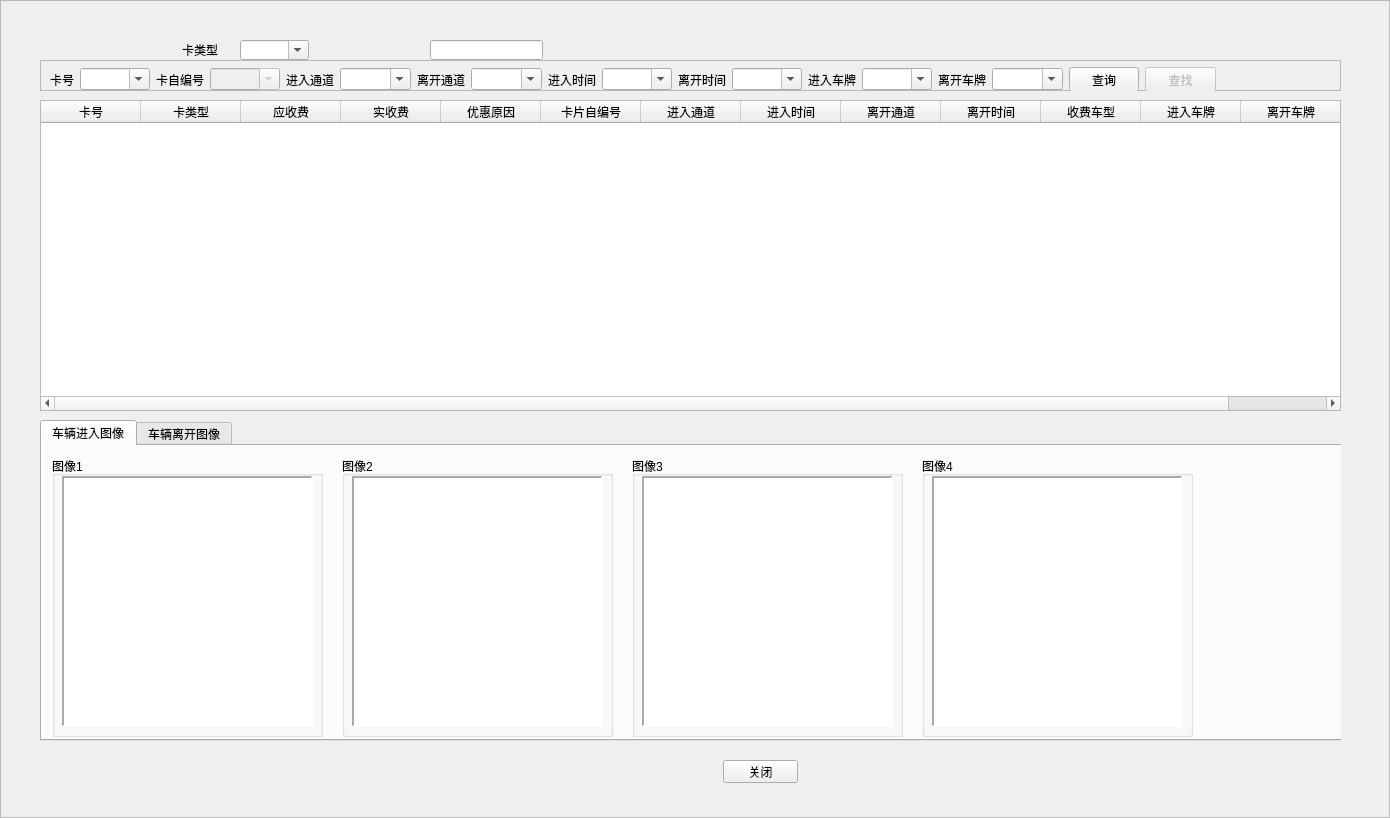
<?xml version="1.0" encoding="UTF-8"?>
<ui version="4.0">
 <class>CAccess2Records</class>
 <widget class="QFrame" name="CAccess2Records">
  <property name="geometry">
   <rect>
    <x>0</x>
    <y>0</y>
    <width>1390</width>
    <height>818</height>
   </rect>
  </property>
  <property name="windowTitle">
   <string>出入记录</string>
  </property>
  <property name="styleSheet">
   <string notr="true">background-image:url(D:/WinParkUI/debug/Image/NewIcon/CommonBigBG-normal.jpg);</string>
  </property>
  <property name="frameShape">
   <enum>QFrame::StyledPanel</enum>
  </property>
  <property name="frameShadow">
   <enum>QFrame::Raised</enum>
  </property>
  <widget class="QWidget" name="widget" native="true">
   <property name="geometry">
    <rect>
     <x>40</x>
     <y>60</y>
     <width>1301</width>
     <height>731</height>
    </rect>
   </property>
   <property name="styleSheet">
    <string notr="true">background-image:url(none);</string>
   </property>
   <widget class="QTableWidget" name="tableAccessRecord">
    <property name="geometry">
     <rect>
      <x>0</x>
      <y>40</y>
      <width>1301</width>
      <height>311</height>
     </rect>
    </property>
    <property name="toolTip">
     <string>单击【卡号列】查看进出图片。
双击单元格查看库中库记录。</string>
    </property>
    <property name="styleSheet">
     <string notr="true">background-image:url(none);</string>
    </property>
    <property name="selectionMode">
     <enum>QAbstractItemView::SingleSelection</enum>
    </property>
    <property name="selectionBehavior">
     <enum>QAbstractItemView::SelectRows</enum>
    </property>
    <column>
     <property name="text">
      <string>卡号</string>
     </property>
    </column>
    <column>
     <property name="text">
      <string>卡类型</string>
     </property>
    </column>
    <column>
     <property name="text">
      <string>应收费</string>
     </property>
    </column>
    <column>
     <property name="text">
      <string>实收费</string>
     </property>
    </column>
    <column>
     <property name="text">
      <string>优惠原因</string>
     </property>
    </column>
    <column>
     <property name="text">
      <string>卡片自编号</string>
     </property>
    </column>
    <column>
     <property name="text">
      <string>进入通道</string>
     </property>
    </column>
    <column>
     <property name="text">
      <string>进入时间</string>
     </property>
    </column>
    <column>
     <property name="text">
      <string>离开通道</string>
     </property>
    </column>
    <column>
     <property name="text">
      <string>离开时间</string>
     </property>
    </column>
    <column>
     <property name="text">
      <string>收费车型</string>
     </property>
    </column>
    <column>
     <property name="text">
      <string>进入车牌</string>
     </property>
    </column>
    <column>
     <property name="text">
      <string>离开车牌</string>
     </property>
    </column>
   </widget>
   <widget class="QTabWidget" name="tabWidget">
    <property name="geometry">
     <rect>
      <x>0</x>
      <y>360</y>
      <width>1411</width>
      <height>321</height>
     </rect>
    </property>
    <property name="maximumSize">
     <size>
      <width>1421</width>
      <height>321</height>
     </size>
    </property>
    <property name="styleSheet">
     <string notr="true">background-image:url(none);</string>
    </property>
    <property name="currentIndex">
     <number>0</number>
    </property>
    <widget class="QWidget" name="tab">
     <attribute name="title">
      <string>车辆进入图像</string>
     </attribute>
     <widget class="QGroupBox" name="gb0">
      <property name="geometry">
       <rect>
        <x>10</x>
        <y>10</y>
        <width>271</width>
        <height>281</height>
       </rect>
      </property>
      <property name="styleSheet">
       <string notr="true">background-image:url(none);</string>
      </property>
      <property name="title">
       <string>图像1</string>
      </property>
      <widget class="QLabel" name="lblImg0">
       <property name="geometry">
        <rect>
         <x>10</x>
         <y>20</y>
         <width>251</width>
         <height>251</height>
        </rect>
       </property>
       <property name="styleSheet">
        <string notr="true">background-color: rgb(255, 255, 255);</string>
       </property>
       <property name="frameShape">
        <enum>QFrame::Panel</enum>
       </property>
       <property name="frameShadow">
        <enum>QFrame::Sunken</enum>
       </property>
       <property name="lineWidth">
        <number>2</number>
       </property>
       <property name="text">
        <string/>
       </property>
       <property name="scaledContents">
        <bool>true</bool>
       </property>
      </widget>
     </widget>
     <widget class="QGroupBox" name="gb1">
      <property name="geometry">
       <rect>
        <x>300</x>
        <y>10</y>
        <width>271</width>
        <height>281</height>
       </rect>
      </property>
      <property name="styleSheet">
       <string notr="true">background-image:url(none);</string>
      </property>
      <property name="title">
       <string>图像2</string>
      </property>
      <widget class="QLabel" name="lblImg1">
       <property name="geometry">
        <rect>
         <x>10</x>
         <y>20</y>
         <width>251</width>
         <height>251</height>
        </rect>
       </property>
       <property name="styleSheet">
        <string notr="true">background-color: rgb(255, 255, 255);</string>
       </property>
       <property name="frameShape">
        <enum>QFrame::Panel</enum>
       </property>
       <property name="frameShadow">
        <enum>QFrame::Sunken</enum>
       </property>
       <property name="lineWidth">
        <number>2</number>
       </property>
       <property name="text">
        <string/>
       </property>
       <property name="scaledContents">
        <bool>true</bool>
       </property>
      </widget>
     </widget>
     <widget class="QGroupBox" name="gb2">
      <property name="geometry">
       <rect>
        <x>590</x>
        <y>10</y>
        <width>271</width>
        <height>281</height>
       </rect>
      </property>
      <property name="styleSheet">
       <string notr="true">background-image:url(none);</string>
      </property>
      <property name="title">
       <string>图像3</string>
      </property>
      <widget class="QLabel" name="lblImg2">
       <property name="geometry">
        <rect>
         <x>10</x>
         <y>20</y>
         <width>251</width>
         <height>251</height>
        </rect>
       </property>
       <property name="styleSheet">
        <string notr="true">background-color: rgb(255, 255, 255);</string>
       </property>
       <property name="frameShape">
        <enum>QFrame::Panel</enum>
       </property>
       <property name="frameShadow">
        <enum>QFrame::Sunken</enum>
       </property>
       <property name="lineWidth">
        <number>2</number>
       </property>
       <property name="text">
        <string/>
       </property>
       <property name="scaledContents">
        <bool>true</bool>
       </property>
      </widget>
     </widget>
     <widget class="QGroupBox" name="gb3">
      <property name="geometry">
       <rect>
        <x>880</x>
        <y>10</y>
        <width>271</width>
        <height>281</height>
       </rect>
      </property>
      <property name="styleSheet">
       <string notr="true">background-image:url(none);</string>
      </property>
      <property name="title">
       <string>图像4</string>
      </property>
      <widget class="QLabel" name="lblImg3">
       <property name="geometry">
        <rect>
         <x>10</x>
         <y>20</y>
         <width>251</width>
         <height>251</height>
        </rect>
       </property>
       <property name="styleSheet">
        <string notr="true">background-color: rgb(255, 255, 255);</string>
       </property>
       <property name="frameShape">
        <enum>QFrame::Panel</enum>
       </property>
       <property name="frameShadow">
        <enum>QFrame::Sunken</enum>
       </property>
       <property name="lineWidth">
        <number>2</number>
       </property>
       <property name="text">
        <string/>
       </property>
       <property name="scaledContents">
        <bool>true</bool>
       </property>
      </widget>
     </widget>
    </widget>
    <widget class="QWidget" name="tab_2">
     <attribute name="title">
      <string>车辆离开图像</string>
     </attribute>
     <widget class="QGroupBox" name="gb5">
      <property name="geometry">
       <rect>
        <x>300</x>
        <y>10</y>
        <width>271</width>
        <height>281</height>
       </rect>
      </property>
      <property name="title">
       <string>图像2</string>
      </property>
      <widget class="QLabel" name="lblImg5">
       <property name="geometry">
        <rect>
         <x>10</x>
         <y>20</y>
         <width>251</width>
         <height>251</height>
        </rect>
       </property>
       <property name="styleSheet">
        <string notr="true">background-color: rgb(255, 255, 255);</string>
       </property>
       <property name="frameShape">
        <enum>QFrame::Panel</enum>
       </property>
       <property name="frameShadow">
        <enum>QFrame::Sunken</enum>
       </property>
       <property name="lineWidth">
        <number>2</number>
       </property>
       <property name="text">
        <string/>
       </property>
       <property name="scaledContents">
        <bool>true</bool>
       </property>
      </widget>
     </widget>
     <widget class="QGroupBox" name="gb4">
      <property name="geometry">
       <rect>
        <x>10</x>
        <y>10</y>
        <width>271</width>
        <height>281</height>
       </rect>
      </property>
      <property name="title">
       <string>图像1</string>
      </property>
      <widget class="QLabel" name="lblImg4">
       <property name="geometry">
        <rect>
         <x>10</x>
         <y>20</y>
         <width>251</width>
         <height>251</height>
        </rect>
       </property>
       <property name="styleSheet">
        <string notr="true">background-color: rgb(255, 255, 255);</string>
       </property>
       <property name="frameShape">
        <enum>QFrame::Panel</enum>
       </property>
       <property name="frameShadow">
        <enum>QFrame::Sunken</enum>
       </property>
       <property name="lineWidth">
        <number>2</number>
       </property>
       <property name="text">
        <string/>
       </property>
       <property name="scaledContents">
        <bool>true</bool>
       </property>
      </widget>
     </widget>
     <widget class="QGroupBox" name="gb6">
      <property name="geometry">
       <rect>
        <x>590</x>
        <y>10</y>
        <width>271</width>
        <height>281</height>
       </rect>
      </property>
      <property name="title">
       <string>图像3</string>
      </property>
      <widget class="QLabel" name="lblImg6">
       <property name="geometry">
        <rect>
         <x>10</x>
         <y>20</y>
         <width>251</width>
         <height>251</height>
        </rect>
       </property>
       <property name="styleSheet">
        <string notr="true">background-color: rgb(255, 255, 255);</string>
       </property>
       <property name="frameShape">
        <enum>QFrame::Panel</enum>
       </property>
       <property name="frameShadow">
        <enum>QFrame::Sunken</enum>
       </property>
       <property name="lineWidth">
        <number>2</number>
       </property>
       <property name="text">
        <string/>
       </property>
       <property name="scaledContents">
        <bool>true</bool>
       </property>
      </widget>
     </widget>
     <widget class="QGroupBox" name="gb7">
      <property name="geometry">
       <rect>
        <x>880</x>
        <y>10</y>
        <width>271</width>
        <height>281</height>
       </rect>
      </property>
      <property name="title">
       <string>图像4</string>
      </property>
      <widget class="QGroupBox" name="groupBox_11">
       <property name="geometry">
        <rect>
         <x>-440</x>
         <y>0</y>
         <width>131</width>
         <height>201</height>
        </rect>
       </property>
       <property name="title">
        <string>图像1</string>
       </property>
       <widget class="QGraphicsView" name="graphicsView_11">
        <property name="geometry">
         <rect>
          <x>0</x>
          <y>20</y>
          <width>111</width>
          <height>171</height>
         </rect>
        </property>
       </widget>
      </widget>
      <widget class="QGroupBox" name="groupBox_12">
       <property name="geometry">
        <rect>
         <x>-290</x>
         <y>0</y>
         <width>131</width>
         <height>201</height>
        </rect>
       </property>
       <property name="title">
        <string>图像2</string>
       </property>
       <widget class="QGraphicsView" name="graphicsView_12">
        <property name="geometry">
         <rect>
          <x>10</x>
          <y>20</y>
          <width>111</width>
          <height>171</height>
         </rect>
        </property>
       </widget>
      </widget>
      <widget class="QGroupBox" name="groupBox_13">
       <property name="geometry">
        <rect>
         <x>-140</x>
         <y>0</y>
         <width>131</width>
         <height>201</height>
        </rect>
       </property>
       <property name="title">
        <string>图像3</string>
       </property>
       <widget class="QGraphicsView" name="graphicsView_13">
        <property name="geometry">
         <rect>
          <x>10</x>
          <y>20</y>
          <width>111</width>
          <height>171</height>
         </rect>
        </property>
       </widget>
      </widget>
      <widget class="QLabel" name="lblImg7">
       <property name="geometry">
        <rect>
         <x>10</x>
         <y>20</y>
         <width>251</width>
         <height>251</height>
        </rect>
       </property>
       <property name="styleSheet">
        <string notr="true">background-color: rgb(255, 255, 255);</string>
       </property>
       <property name="frameShape">
        <enum>QFrame::Panel</enum>
       </property>
       <property name="frameShadow">
        <enum>QFrame::Sunken</enum>
       </property>
       <property name="lineWidth">
        <number>2</number>
       </property>
       <property name="text">
        <string/>
       </property>
       <property name="scaledContents">
        <bool>true</bool>
       </property>
      </widget>
     </widget>
    </widget>
   </widget>
   <widget class="QPushButton" name="btnMinimalize">
    <property name="geometry">
     <rect>
      <x>683</x>
      <y>700</y>
      <width>75</width>
      <height>23</height>
     </rect>
    </property>
    <property name="styleSheet">
     <string notr="true">background-image:url(none);</string>
    </property>
    <property name="text">
     <string>关闭</string>
    </property>
   </widget>
   <widget class="QFrame" name="frame">
    <property name="geometry">
     <rect>
      <x>0</x>
      <y>0</y>
      <width>1301</width>
      <height>31</height>
     </rect>
    </property>
    <property name="frameShape">
     <enum>QFrame::StyledPanel</enum>
    </property>
    <property name="frameShadow">
     <enum>QFrame::Raised</enum>
    </property>
    <widget class="QWidget" name="layoutWidget">
     <property name="geometry">
      <rect>
       <x>10</x>
       <y>7</y>
       <width>1166</width>
       <height>25</height>
      </rect>
     </property>
     <layout class="QHBoxLayout" name="horizontalLayout">
      <item>
       <widget class="QLabel" name="label">
        <property name="text">
         <string>卡号</string>
        </property>
        <property name="alignment">
         <set>Qt::AlignRight|Qt::AlignTrailing|Qt::AlignVCenter</set>
        </property>
       </widget>
      </item>
      <item>
       <widget class="QComboBox" name="cb0">
        <property name="statusTip">
         <string>cardno like '%%1%'</string>
        </property>
        <property name="editable">
         <bool>true</bool>
        </property>
       </widget>
      </item>
      <item>
       <widget class="QLabel" name="label_3">
        <property name="text">
         <string>卡自编号</string>
        </property>
       </widget>
      </item>
      <item>
       <widget class="QComboBox" name="cb2">
        <property name="enabled">
         <bool>false</bool>
        </property>
        <property name="statusTip">
         <string>cardselfno like '%%1%'</string>
        </property>
        <property name="editable">
         <bool>true</bool>
        </property>
       </widget>
      </item>
      <item>
       <widget class="QLabel" name="label_7">
        <property name="text">
         <string>进入通道</string>
        </property>
        <property name="alignment">
         <set>Qt::AlignRight|Qt::AlignTrailing|Qt::AlignVCenter</set>
        </property>
       </widget>
      </item>
      <item>
       <widget class="QComboBox" name="cb3">
        <property name="statusTip">
         <string>inshebeiname like '%%1%'</string>
        </property>
        <property name="editable">
         <bool>true</bool>
        </property>
       </widget>
      </item>
      <item>
       <widget class="QLabel" name="label_8">
        <property name="text">
         <string>离开通道</string>
        </property>
        <property name="alignment">
         <set>Qt::AlignRight|Qt::AlignTrailing|Qt::AlignVCenter</set>
        </property>
       </widget>
      </item>
      <item>
       <widget class="QComboBox" name="cb4">
        <property name="statusTip">
         <string>outshebeiname like '%%1%'</string>
        </property>
        <property name="editable">
         <bool>true</bool>
        </property>
       </widget>
      </item>
      <item>
       <widget class="QLabel" name="label_9">
        <property name="text">
         <string>进入时间</string>
        </property>
        <property name="alignment">
         <set>Qt::AlignRight|Qt::AlignTrailing|Qt::AlignVCenter</set>
        </property>
       </widget>
      </item>
      <item>
       <widget class="QComboBox" name="cb5">
        <property name="statusTip">
         <string>intime like '%%1%'</string>
        </property>
        <property name="editable">
         <bool>true</bool>
        </property>
       </widget>
      </item>
      <item>
       <widget class="QLabel" name="label_10">
        <property name="text">
         <string>离开时间</string>
        </property>
        <property name="alignment">
         <set>Qt::AlignRight|Qt::AlignTrailing|Qt::AlignVCenter</set>
        </property>
       </widget>
      </item>
      <item>
       <widget class="QComboBox" name="cb6">
        <property name="statusTip">
         <string>outtime like '%%1%'</string>
        </property>
        <property name="editable">
         <bool>true</bool>
        </property>
       </widget>
      </item>
      <item>
       <widget class="QLabel" name="label_12">
        <property name="text">
         <string>进入车牌</string>
        </property>
        <property name="alignment">
         <set>Qt::AlignRight|Qt::AlignTrailing|Qt::AlignVCenter</set>
        </property>
       </widget>
      </item>
      <item>
       <widget class="QComboBox" name="cb7">
        <property name="statusTip">
         <string>carcp like '%%1%'</string>
        </property>
        <property name="editable">
         <bool>true</bool>
        </property>
       </widget>
      </item>
      <item>
       <widget class="QLabel" name="label_11">
        <property name="text">
         <string>离开车牌</string>
        </property>
        <property name="alignment">
         <set>Qt::AlignRight|Qt::AlignTrailing|Qt::AlignVCenter</set>
        </property>
       </widget>
      </item>
      <item>
       <widget class="QComboBox" name="cb8">
        <property name="statusTip">
         <string>carcpout like '%%1%'</string>
        </property>
        <property name="editable">
         <bool>true</bool>
        </property>
       </widget>
      </item>
      <item>
       <widget class="QPushButton" name="btnQuery">
        <property name="toolTip">
         <string>全【无】查询所有记录。</string>
        </property>
        <property name="text">
         <string>查询</string>
        </property>
       </widget>
      </item>
      <item>
       <widget class="QPushButton" name="btnSerach">
        <property name="enabled">
         <bool>false</bool>
        </property>
        <property name="text">
         <string>查找</string>
        </property>
       </widget>
      </item>
     </layout>
    </widget>
   </widget>
  </widget>
  <widget class="QLabel" name="lblTitle">
   <property name="geometry">
    <rect>
     <x>30</x>
     <y>5</y>
     <width>141</width>
     <height>21</height>
    </rect>
   </property>
   <property name="font">
    <font>
     <weight>75</weight>
     <bold>true</bold>
    </font>
   </property>
   <property name="styleSheet">
    <string notr="true">background-image:url(none);
color: rgb(170, 0, 0);</string>
   </property>
   <property name="text">
    <string/>
   </property>
  </widget>
  <widget class="QLabel" name="lblClose">
   <property name="geometry">
    <rect>
     <x>1350</x>
     <y>8</y>
     <width>30</width>
     <height>15</height>
    </rect>
   </property>
   <property name="styleSheet">
    <string notr="true">background-image:url(none);</string>
   </property>
   <property name="text">
    <string/>
   </property>
  </widget>
  <widget class="QComboBox" name="cb1">
   <property name="geometry">
    <rect>
     <x>240</x>
     <y>40</y>
     <width>69</width>
     <height>20</height>
    </rect>
   </property>
   <property name="statusTip">
    <string>cardkind like '%%1%'</string>
   </property>
   <property name="editable">
    <bool>true</bool>
   </property>
  </widget>
  <widget class="QLabel" name="label_2">
   <property name="geometry">
    <rect>
     <x>182</x>
     <y>40</y>
     <width>52</width>
     <height>20</height>
    </rect>
   </property>
   <property name="text">
    <string>卡类型</string>
   </property>
  </widget>
  <widget class="QLineEdit" name="lineEdit">
   <property name="geometry">
    <rect>
     <x>430</x>
     <y>40</y>
     <width>113</width>
     <height>20</height>
    </rect>
   </property>
  </widget>
 </widget>
 <resources/>
 <connections/>
</ui>
